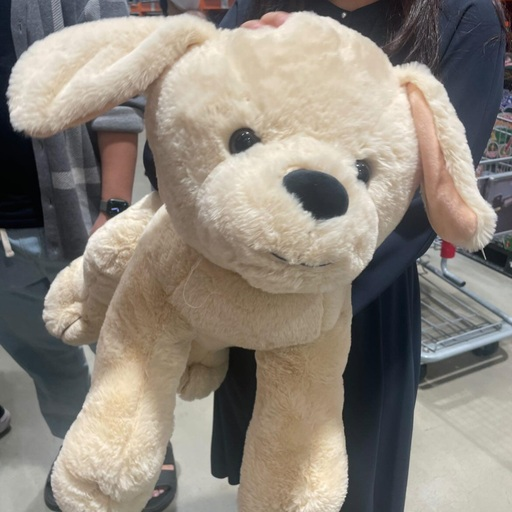
#> input picture Lab02/003.jpeg, 512 x 512 px
$ python 0322_Lab2-2.py
#> lines starting #> are read from the running program, lines starting #| are printed output that depends on the picture
#!/usr/bin/env python3
# -*- coding: utf-8 -*-
"""
Spyder Editor

Lab 2 - Filter
Gachon University
Computer Vision

@author: jha2ee

# 2-2 Image Smoothing
"""

import cv2 as cv
import sys
from matplotlib import pyplot as plt
import numpy as np

#img = cv.imread('Lena_color.png')
#gray = cv.imread('Lena_gray.png')
img = cv.imread('003.jpeg')
#> img is the input picture: shape (512, 512, 3); mean B, G, R 124.1, 133.8, 141.4
gray = cv.imread('003_gray.jpeg')
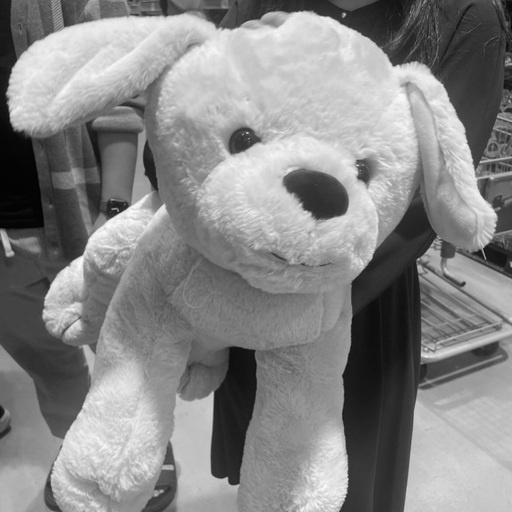
#> input picture Lab02/003_gray.jpeg, 512 x 512 px
#> gray is the input picture: shape (512, 512, 3); min 0, max 255, mean 134.9


if img is None:
    sys.exit("파일을 찾을 수 없습니다.")


# Image Blurring (Image Smoothing) using 2D convolution (image filtering)

# 1. Averaging
"""
OpenCV --> BGR image
"""

kernel = np.ones((3, 3), np.float32)/9 # kernal setting
# Using 1/9 average filter
dst = cv.filter2D(img, -1, kernel) # output image
dst_gray = cv.filter2D(gray, -1, kernel) # output image

cv.imshow('Original Image', img)
cv.imshow('Averaging Image', dst)
cv.imshow('Original Image Gray', gray)
cv.imshow('Averaging Image Gray', dst_gray)

"""
matplotlib --> RGB image
"""

RGB_img = cv.cvtColor(img, cv.COLOR_BGR2RGB) # convert color space from BGR to RGB

kernel = np.ones((5, 5), np.float32)/25 # kernal setting
dst2 = cv.filter2D(RGB_img, -1, kernel) # output image (opencv is applied)
dst2_gray = cv.filter2D(gray, -1, kernel) # output image

plt.subplot(121), plt.imshow(RGB_img), plt.title('Original')
plt.xticks([]), plt.yticks([])
plt.subplot(122), plt.imshow(dst2), plt.title('Averaging')
plt.xticks([]), plt.yticks([])
plt.show()
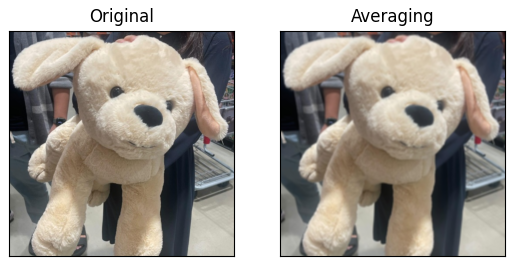
#> figure drawn by matplotlib, 2 panels


plt.subplot(121), plt.imshow(gray), plt.title('Original Gray')
plt.xticks([]), plt.yticks([])
plt.subplot(122), plt.imshow(dst2), plt.title('Averaging Gray')
plt.xticks([]), plt.yticks([])
plt.show()
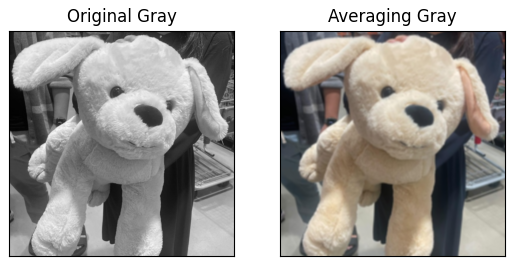
#> figure drawn by matplotlib, 2 panels

cv.waitKey()
cv.destroyAllWindows()


# 2. Gaussian Blurring (Image Smoothing) using 2D convolution (image filtering)
gray = cv.cvtColor(img, cv.COLOR_BGR2GRAY)
#> gray: shape (512, 512)

dst = cv.GaussianBlur(gray, (5, 5), 1) # output image (Sigma = 3)
#> dst: shape (512, 512)
dst2 = cv.GaussianBlur(gray, (5, 5), 3) # output image (Sigma = 10)
#> dst2: shape (512, 512)
dst3 = cv.GaussianBlur(gray, (0, 0), 7) # output image (Sigma = 5)
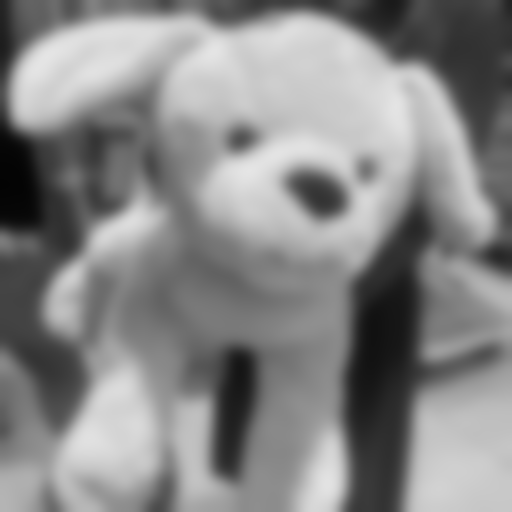
#> dst3: shape (512, 512); min 3, max 229, mean 135


cv.imshow('Original Image', gray)
cv.imshow('Gaussian Image sigma = 1 with 5x5', dst)
cv.imshow('Gaussian Image sigma = 3 with 5x5', dst2)
cv.imshow('Gaussian Image sigma = 7', dst3)

cv.waitKey()
cv.destroyAllWindows()

"""
matplotlib --> RGB image
"""

gray = cv.imread('003.jpeg')

dst_gray = cv.GaussianBlur(gray, (5, 5), 1) # output image (Sigma = 3)

plt.subplot(121), plt.imshow(gray), plt.title('Original Gray')
plt.xticks([]), plt.yticks([])
plt.subplot(122), plt.imshow(dst_gray), plt.title('Gaussian Gray')
plt.xticks([]), plt.yticks([])
plt.show()
#> figure, not shown here; B, G, R data is drawn as R, G, B
